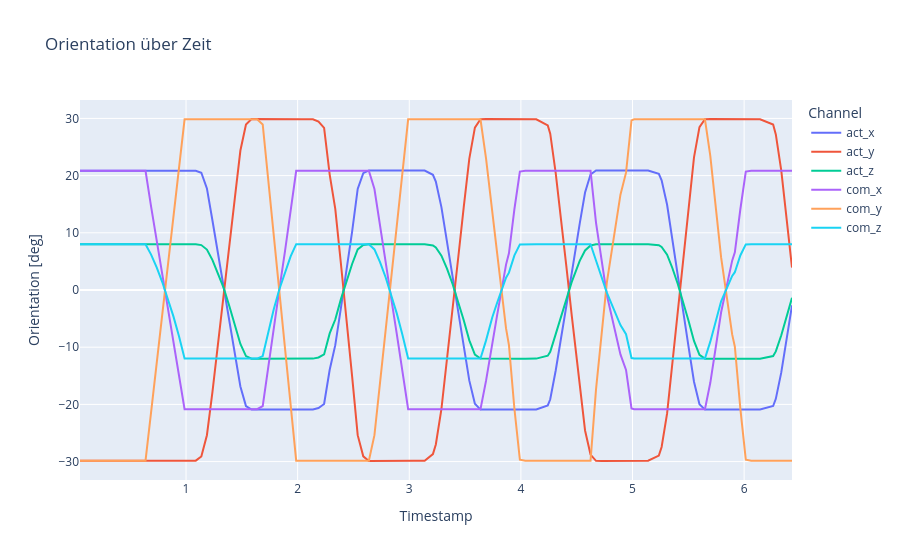

Write notebook code for a chart like this one.
### Markdown cell above
orientation over time

### Code cell
# 1) DataFrame anlegen
df = pd.DataFrame({
    'timestamp': timestamps,
    'act_x': rpy_act[:, 0],
    'act_y': rpy_act[:, 1],
    'act_z': rpy_act[:, 2],
    'com_x': rpy_com[:, 0],
    'com_y': rpy_com[:, 1],
    'com_z': rpy_com[:, 2],
})

# 1) In Long-Form umwandeln
df_long = df.melt(
    id_vars='timestamp',
    value_vars=df.columns[1:],
    var_name='Channel',
    value_name='Orientation [deg]'
)

# 2) Plot bauen
fig = px.line(
    df_long,
    x='timestamp',
    y='Orientation [deg]',
    color='Channel',
    title="Orientation über Zeit",
    labels={'timestamp': 'Timestamp'}
)

# 3) Achsen anpassen
fig.update_xaxes(
    tickformat="%H:%M:%S\n%d-%m-%Y",
)

fig.show()
